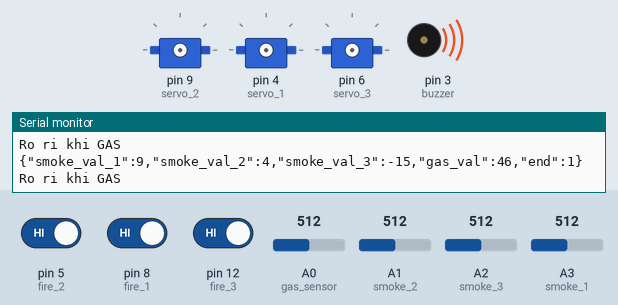
A sketch run on a simulated Arduino Uno, built with avr-gcc and run on an emulated ATmega328P. Shown: 3 × servo, buzzer (waves = sounding, pin HIGH), the last lines printed to the serial monitor. The test bench sets the inputs (shaded band); at power-on: A0 (gas_sensor) = 512, pin 5 (fire_2) HIGH, pin 8 (fire_1) HIGH, pin 12 (fire_3) HIGH, A3 (smoke_1) = 512, A1 (smoke_2) = 512, A2 (smoke_3) = 512. The modem accepts every AT command (registered, SIM ready, sends succeed) and sends nothing else.

Above: at 3.9 s.
4.0 s: A0 (gas_sensor) set to 227
8.0 s: A0 (gas_sensor) set to 207
At 9.8 s:
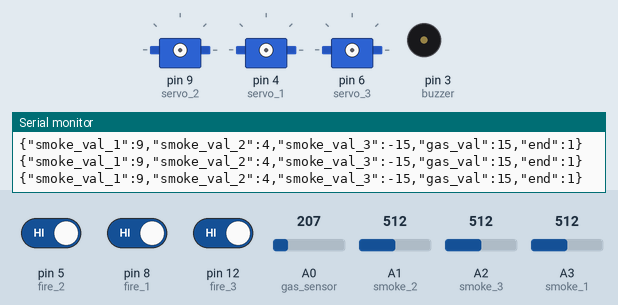
12.0 s: pin 5 (fire_2) driven LOW
At 16.0 s:
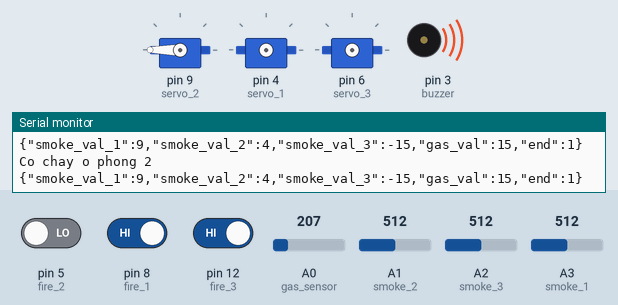
17.1 s: pin 8 (fire_1) driven LOW
21.1 s: pin 12 (fire_3) driven LOW
26.0 s: A3 (smoke_1) set to 731
30.0 s: A3 (smoke_1) set to 764
Timing chart, 0 to 33.0 s (numbered marks = the images above; inputs shaded):
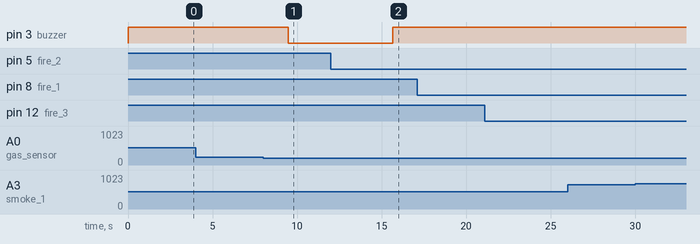

Measured:
- the behaviour switches between 215 and 214 on A0 (gas_sensor) (found by bisection; images 0 and 1)
- after the input at 8.0 s, pin 3 (buzzer): HIGH → LOW after 1.5 s
- after the input at 12.0 s, pin 3 (buzzer): LOW → HIGH after 3.7 s

The sketch:

arduino.ino
```cpp
#include <Servo.h>
#include <Arduino.h>
#include <ArduinoJson.h>
#include <SoftwareSerial.h>

// Định nghĩa các chân Analog để đọc tín hiệu cảm biến
#define smoke_1 A3
#define smoke_2 A1
#define smoke_3 A2
#define gas_sensor A0
// Định nghĩa các chân Digital để đọc tín hiệu cảm biến
#define fire_1 8
#define fire_2 5
#define fire_3 12
// Định nghĩa các chân TX RX Module SIM
#define SIM_TX 10
#define SIM_RX 11
// Định nghĩa các chân Digital xuất tín hiệu
#define buzzer 3
#define servo_1 4
#define servo_2 9
#define servo_3 6

const String phoneNum = "0376560548";

// Khởi tạo Module SIM
SoftwareSerial SIM(SIM_TX, SIM_RX);
// Khởi tạo servo
Servo SV_1, SV_2, SV_3;

// Hàm lấy thông tin phòng cháy để tạo nội dung tin nhắn
String where_fire() {
  String res = "phong";
  if (!digitalRead(fire_1)) {
    SV_1.attach(servo_1);
    SV_1.write(180);
    delay(500);
    SV_1.detach();
    res += " 1";
  }
  if (!digitalRead(fire_2)) {
    SV_2.attach(servo_2);
    SV_2.write(180);
    delay(500);
    SV_2.detach();
    res += " 2";
  }
  if (!digitalRead(fire_3)) {
    SV_3.attach(servo_3);
    SV_3.write(180);
    delay(500);
    SV_3.detach();
    res += " 3";
  }
  return res;
}
// Hàm lấy thông tin phòng có khói để tạo nội dung tin nhắn
String where_smoke() {
  String res = "phong";
  if (analogRead(smoke_1) > 750) res += " 1";
  if (analogRead(smoke_2) > 750) res += " 2";
  if (analogRead(smoke_3) > 750) res += " 3";
  return res;
}
// Hàm gọi điện trong thời gian second nào đó
void call(int second) {
  SIM.println("AT");
  delay(300);
  SIM.print(F("ATD"));
  SIM.print(phoneNum);
  SIM.print(F(";\r\n"));
  delay(second * 1000);
  SIM.print(F("ATH;\r\n"));
}
// Hàm nhắn tin với nội dung SMS
void send(String SMS, int mode) {
  if (!mode) SMS += where_smoke();
  else if (mode == 1) SMS += where_fire();
  Serial.println(SMS);
  SIM.println("AT+CMGF=1");
  delay(1000);
  SIM.println("AT+CMGS=\"" + phoneNum + "\"\r");
  delay(1000);
  SIM.println(SMS);
  delay(100);
  SIM.println((char)26);
  delay(1000);
}

// Hàm setup() chỉ chạy một lần khi cấp nguồn
void setup() {
  // Thiết lập tốc độ cho cổng nối tiếp
  Serial.begin(115200);
  SIM.begin(9600);

  // Thiết lập chức năng cho các chân IO
  pinMode(smoke_1, INPUT);
  pinMode(smoke_2, INPUT);
  pinMode(smoke_3, INPUT);

  pinMode(fire_1, INPUT);
  pinMode(fire_2, INPUT);
  pinMode(fire_3, INPUT);

  pinMode(gas_sensor, INPUT);

  pinMode(buzzer, OUTPUT);
  digitalWrite(buzzer, 0);  // 0 -> Tắt
}
void loop() {
  // Khai báo file JSON doc
  DynamicJsonDocument doc(512);

  // Thêm dữ liệu vào doc
  doc["smoke_val_1"] = map(analogRead(smoke_1), 460, 1023, 0, 100);
  doc["smoke_val_2"] = map(analogRead(smoke_2), 490, 1023, 0, 100);
  doc["smoke_val_3"] = map(analogRead(smoke_3), 580, 1023, 0, 100);
  doc["gas_val"] = map(analogRead(gas_sensor), 60, 1023, 0, 100);
  doc["end"] = 1;

  // Chuyển đổi file JSON thành String
  String data;
  serializeJson(doc, data);
  // Gửi dữ liệu qua UART
  Serial.println(data);

  // Nếu phát hiện khói thì nhắn tin khói ở phòng nào
  if (doc["smoke_val_1"] > 50 || doc["smoke_val_2"] > 50 || doc["smoke_val_3"] > 50) {
    send("Co khoi o ", 0);
  }
  // Nếu phát hiện cháy
  if (!digitalRead(fire_1) || !digitalRead(fire_2) || !digitalRead(fire_3)) {
    // call(20);
    send("Co chay o ", 1);
    digitalWrite(buzzer, 1);
  } else if (doc["gas_val"] > 15) {  // Nếu phát hiện khí gas thì gọi và nhắn tin
    // call(8);
    digitalWrite(buzzer, 1);
    send("Ro ri khi GAS", -1);
  } else {
    digitalWrite(buzzer, 0);
  }
}
```
